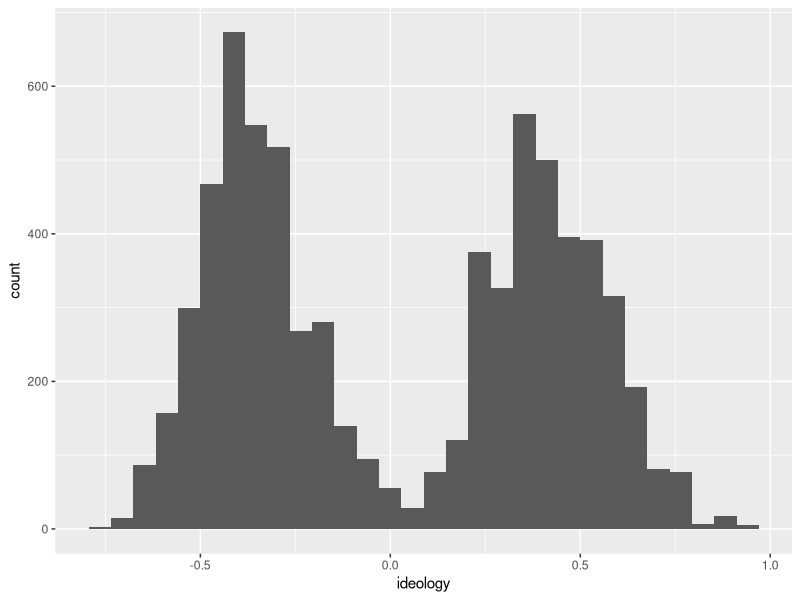
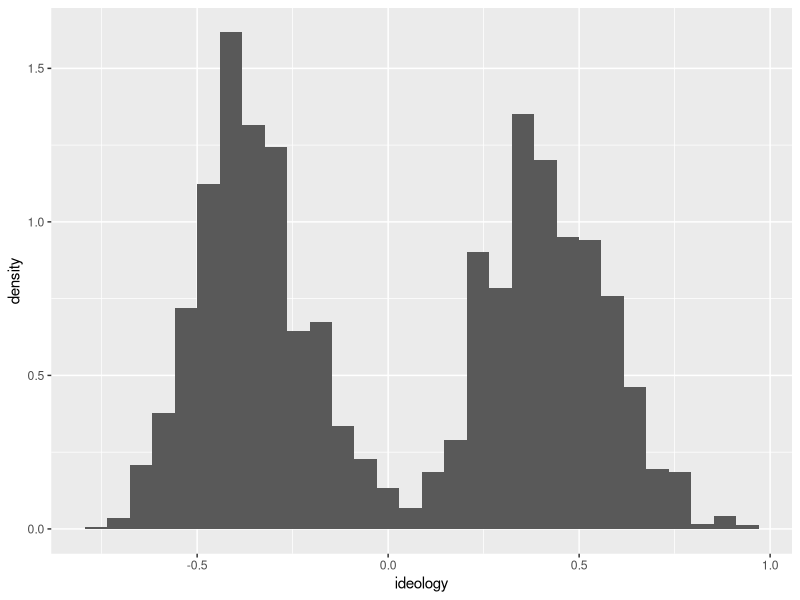
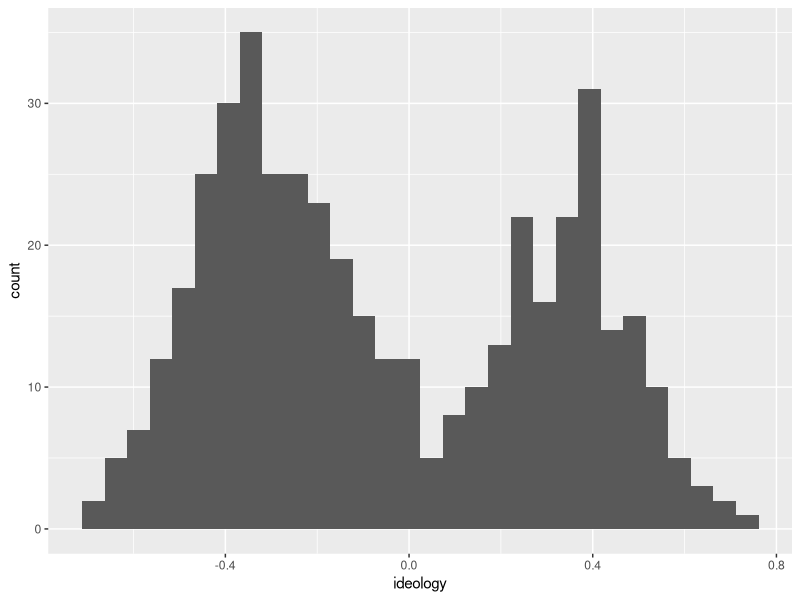
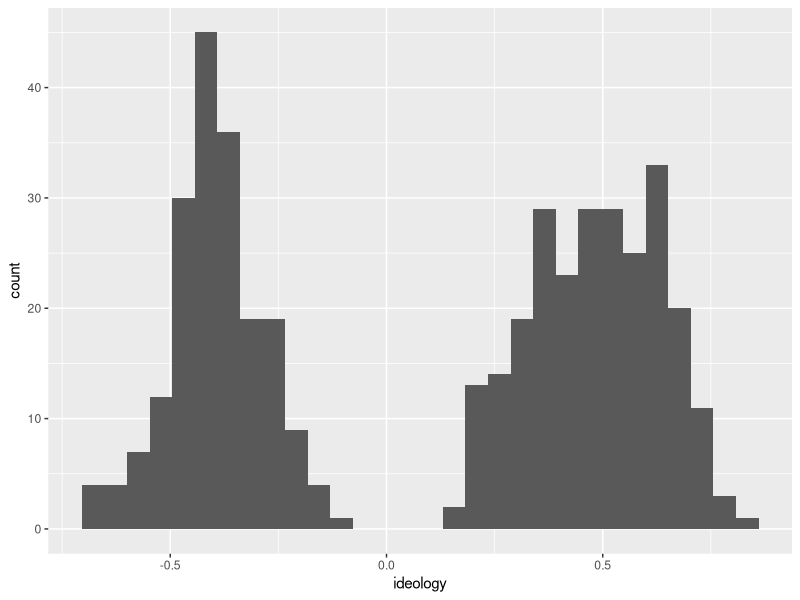
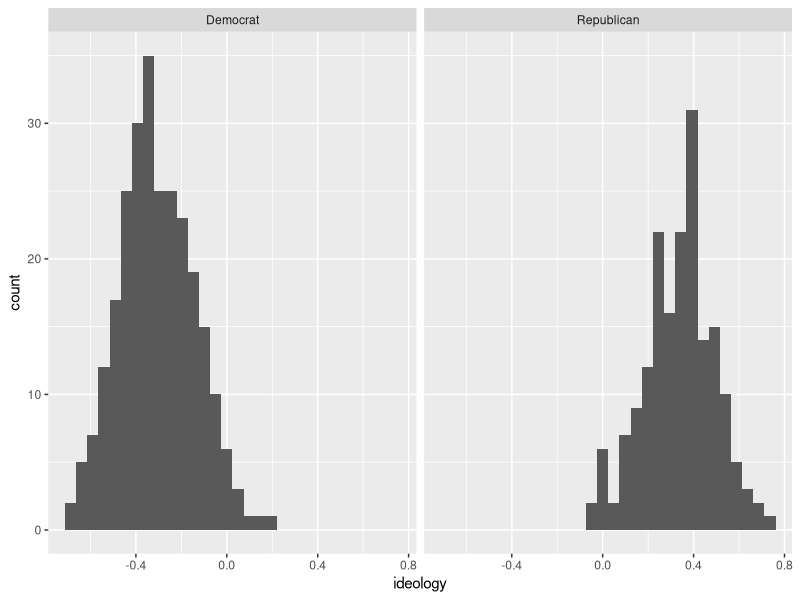
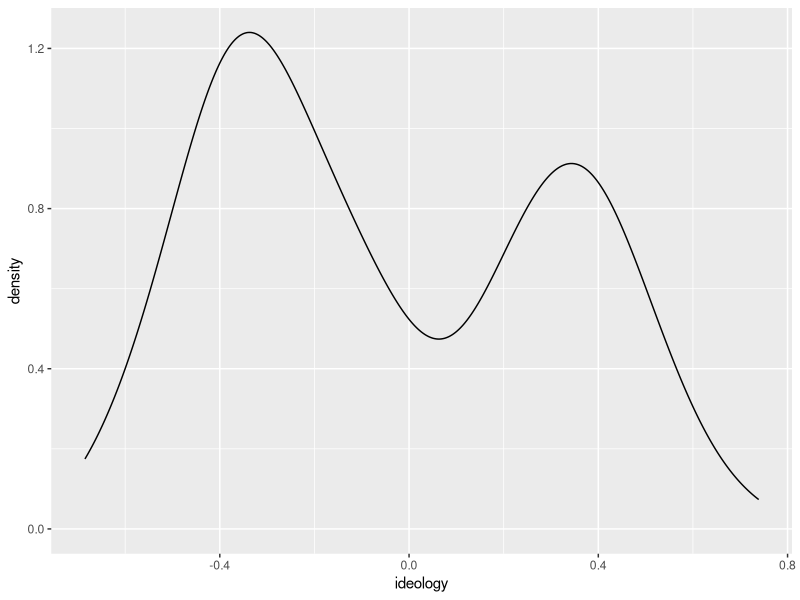
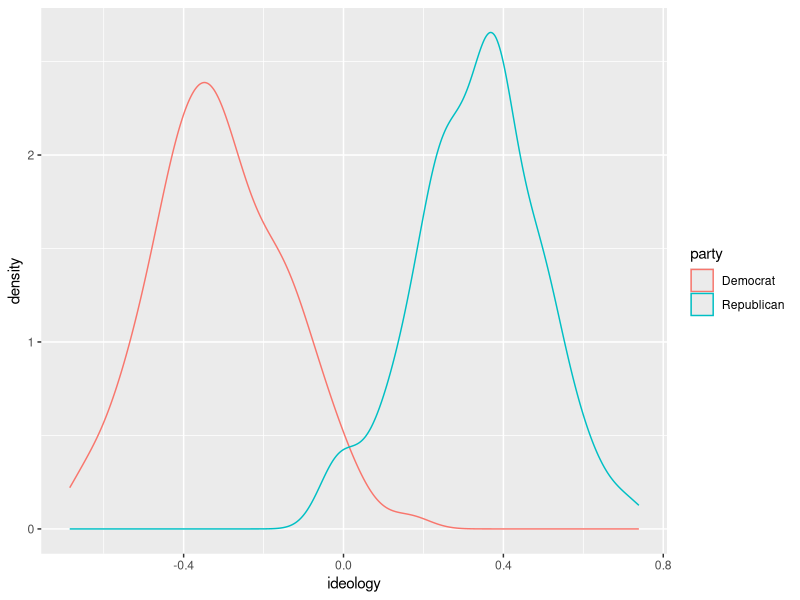
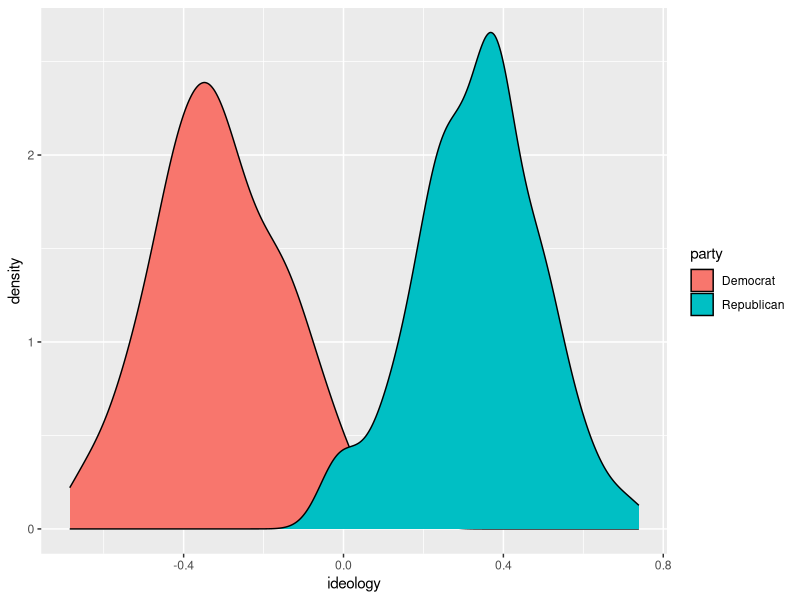

Write R code to recreate these figures, in order.
## ---- chunk 1

# load packages
library(tidyverse)

# load data
nominate <- read_csv("data/nominate.csv")
# note: make sure the file 'nominate.csv' is in the 'data' subdirectory
## ---- chunk 2
# quick look at the data
glimpse(nominate)
## ---- chunk 3
# specify data and aesthetic, then add the geometry
ggplot(nominate, aes(x = ideology)) + geom_histogram()
## ---- chunk 4
# specify data and aesthetic, then add the geometry
ggplot(nominate, aes(x = ideology, y = ..density..)) + geom_histogram()
## ---- chunk 5
# filter the 100th congress
nominate100 <- filter(nominate, congress == 100)

# quick look
glimpse(nominate100)
## ---- chunk 6
# create histogram for 100th congress
ggplot(nominate100, aes(x = ideology)) + geom_histogram()
## ---- chunk 7
# subset data to only 114th congress
nominate114 <- filter(nominate, congress == 114)

# quick look
glimpse(nominate114)

# create histogram
ggplot(nominate114, aes(x = ideology)) + geom_histogram()
## ---- chunk 8
# build histogram
ggplot(nominate100, aes(x = ideology)) + 
  geom_histogram() + 
  facet_wrap(vars(party))
## ---- chunk 9
# create density plot
ggplot(nominate100, aes(x = ideology)) + 
  geom_density()
## ---- chunk 10
# build density plot
ggplot(nominate100, aes(x = ideology, color = party)) + 
  geom_density()
## ---- chunk 11
# build density plot
ggplot(nominate100, aes(x = ideology, fill = party)) + 
  geom_density()
## ---- chunk 12
# build density plot
ggplot(nominate100, aes(x = ideology, fill = party)) + 
  geom_density(alpha = 0.5)
## ---- chunk 13
# build density plot
ggplot(nominate, aes(x = ideology, fill = party)) + 
  geom_density(alpha = 0.5) + 
  labs(x = "Ideology Score",
       y = "Density",
       fill = "Party",
       title = "A Density Plot of Ideology Scores for the 100th Congress",
       subtitle = "There Are Few Moderates in Congress",
       caption = "Data Source: DW-NOMINATE from voteview.com")
## ---- chunk 14
# build density plot
ggplot(nominate100, aes(x = ideology, fill = party)) + 
  geom_density(alpha = 0.5) + 
  theme_bw()
## ---- chunk 15
# load packages
library(ggthemes)  # for additional themes and even more fun!

# build density plot
ggplot(nominate100, aes(x = ideology, fill = party)) + 
  geom_density(alpha = 0.5) + 
  theme_excel()
## ---- chunk 16
# build density plot
ggplot(nominate, aes(x = ideology, fill = party)) + 
  geom_density(alpha = 0.5) + 
  facet_wrap(~congress) + 
  labs(x = "Ideology Score",
       y = "Density",
       fill = "Party",
       title = "A Density Plot of Ideology Scores for the 100th Congress",
       subtitle = "There Are Few Moderates in Congress",
       caption = "Data Source: DW-NOMINATE from voteview.com") + 
  theme_bw()
